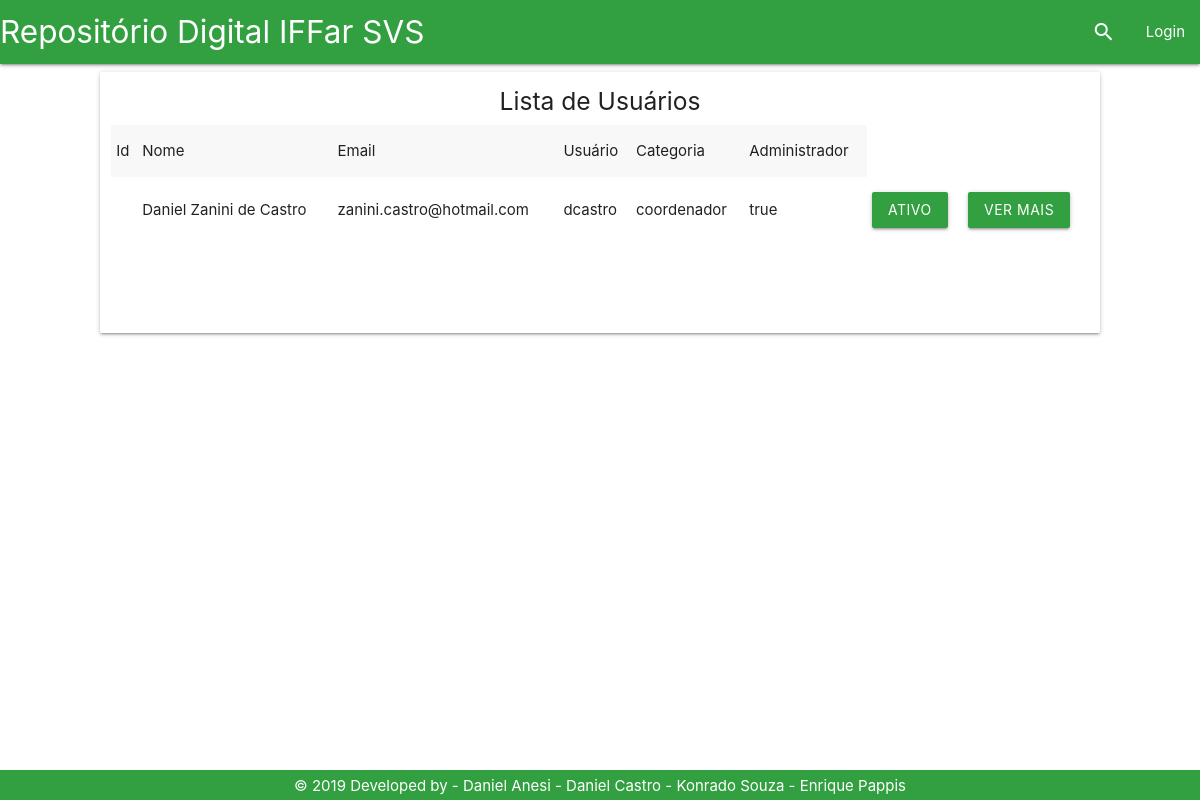
Page /Tela/listagemUsuario.php on the committed database.
### tables this page shows
CREATE TABLE `usuario` (
  `id_usuario` int(11) NOT NULL,
  `nome` varchar(40) NOT NULL,
  `email` varchar(80) NOT NULL,
  `usuario` varchar(40) NOT NULL,
  `categoria` varchar(40) NOT NULL,
  `senha` varchar(40) NOT NULL,
  `foto` varchar(80) DEFAULT NULL,
  `administrador` varchar(30) DEFAULT 'false',
  `ativo` int(1) NOT NULL DEFAULT 0
);

### Controle/usuarioPDO.php (called while the page is built, shortened)
<?php
if (realpath('./index.php')) {
    include_once './Controle/conexao.php';
    include_once './Modelo/Usuario.php';
} else {
    if (realpath('../index.php')) {
        include_once '../Modelo/Usuario.php';
    } else {
        if (realpath('../../index.php')) {
            include_once '../../Controle/conexao.php';
            include_once '../../Modelo/Usuario.php';
        }
    }
}
class UsuarioPDO {
    public function selectUsuario() {
        $con = new conexao();
        $pdo = $con->getConexao();
        $stmt = $pdo->prepare('select * from usuario ;');
        $stmt->execute();
        if ($stmt->rowCount() > 0) {
            return $stmt;
        } else {
            return false;
        }
    }
}

### Modelo/Usuario.php (called while the page is built, shortened)
<?php
class usuario{
protected $id;
protected $nome;
protected $email;
protected $usuario;
protected $categoria;
protected $administrador;
public function __construct() {
    if (func_num_args() != 0) {
        $atributos = func_get_args()[0];
        }
    }
     public function getId(){
         return $this->id;
     }
     public function getNome(){
         return $this->nome;
     }
     public function getEmail(){
         return $this->email;
     }
     public function getUsuario(){
         return $this->usuario;
     }
     function getCategoria() {
         return $this->categoria;
     }
     function getAdministrador() {
         return $this->administrador;
     }
}

### Tela/listagemUsuario.php (the view, shortened to what this page needs)
<!DOCTYPE html>
<?php
include_once '../Base/header.php';
include_once '../Base/nav.php';
?>
<html>
    <head>
    </head>
    <body>
        <div class="row">
            <?php
            include_once '../Modelo/Usuario.php';
            ?>
            <div class="row">
                <div class="col l10 card offset-l1">
                    <h5 class="center">Lista de Usuários</h5>
                    <div id="tabela" class="loader">
                        <table class="striped">
                            <tr>
                                <td>Id</td>
                                <td>Nome</td>
                                <td>Email</td>
                                <td>Usuário</td>
                                <td>Categoria</td>
                                <td>Administrador</td>
                            </tr>
                            <?php
                            include_once '../Controle/usuarioPDO.php';
                            include_once '../Modelo/usuario.php';
                            $usuarioListar = new usuarioPDO();
                            if (isset($_POST['pesquisar'])) {
                                $pesquisa = $_POST['pesquisar'];
                                $metodo = $_POST['select'];
                                $sql = $usuarioListar->$metodo($pesquisa);
                            } else {
                                $sql = $usuarioListar->selectUsuario();
                            }
                            if ($sql != false) {
                                while ($resultado = $sql->fetch()) {
                                    $us = new usuario($resultado);
                                    echo "<tr>";
                                    echo "<td>" . $us->getId() . "</td>";
                                    echo "<td>" . $us->getNome() . "</td>";
                                    echo "<td>" . $us->getEmail() . "</td>";
                                    echo "<td>" . $us->getUsuario() . "</td>";
                                    echo "<td>" . $us->getCategoria() . "</td>";
                                    echo "<td>" . $us->getAdministrador() . "</td>";
                                    if (($us->getAdministrador() == 'true')) {
                                        echo "<td>";
                                        ?><input type="button" class="btn corpadrao ativoInativo" caminho="../Controle/usuarioControle.php?function=tornarUsuarioNaoAdm&id=
                                               <?php echo $us->getId(); ?>" value="Ativo">
                                               <?php
                                               echo "</td>";
                                           } else {
                                               echo "<td>";
                                               ?>
                                        <input type="button" class="btn red darken-2 ativoInativo" caminho="../Controle/usuarioControle.php?function=tornarUsuarioAdm&id=
                                               <?php echo $us->getId(); ?>" value="Inativo"><?php
                                               echo "</td>";
                                           }
                                           echo "<td>";
                                           ?><a class="btn corpadrao" href="./verMais.php?id=<?php echo $us->getId(); ?>">Ver mais</a><?php
                                    echo "</td>";
                                    echo "</tr>";
                                }
                            } else {
                                echo "<tr><td><h6>Nenhum resultado econtrado</h6></td></tr>";
                            }
                            ?>
                        </table>
                    </div>
                    <br/><br/><br/><br/>
                </div>
            </div>
        </div>
        <?php
        include_once '../Base/footer.php';
        ?>
    </body>
</html>

### css/custom.css (style rules this page uses)
.corpadrao { background-color: #32A041; }

### Tela/listagemUsuario.php (style rules this page uses)
table { border: none; }
table tr td { border: none; }

### rows in the picture
usuario: nome "Daniel Zanini de Castro", email "zanini.castro@hotmail.com", usuario "dcastro", categoria "coordenador", administrador "true"
